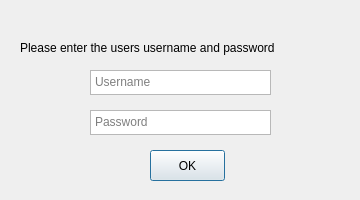
<?xml version="1.0" encoding="UTF-8"?>
<ui version="4.0">
 <class>AddUser</class>
 <widget class="QDialog" name="AddUser">
  <property name="geometry">
   <rect>
    <x>0</x>
    <y>0</y>
    <width>360</width>
    <height>200</height>
   </rect>
  </property>
  <property name="windowTitle">
   <string>Dialog</string>
  </property>
  <widget class="QPlainTextEdit" name="plainTextEdit_username">
   <property name="geometry">
    <rect>
     <x>90</x>
     <y>70</y>
     <width>181</width>
     <height>25</height>
    </rect>
   </property>
   <property name="verticalScrollBarPolicy">
    <enum>Qt::ScrollBarAlwaysOff</enum>
   </property>
   <property name="horizontalScrollBarPolicy">
    <enum>Qt::ScrollBarAlwaysOff</enum>
   </property>
   <property name="tabChangesFocus">
    <bool>true</bool>
   </property>
   <property name="lineWrapMode">
    <enum>QPlainTextEdit::NoWrap</enum>
   </property>
   <property name="centerOnScroll">
    <bool>true</bool>
   </property>
   <property name="placeholderText">
    <string>Username</string>
   </property>
  </widget>
  <widget class="QPlainTextEdit" name="plainTextEdit_password">
   <property name="geometry">
    <rect>
     <x>90</x>
     <y>110</y>
     <width>181</width>
     <height>25</height>
    </rect>
   </property>
   <property name="verticalScrollBarPolicy">
    <enum>Qt::ScrollBarAlwaysOff</enum>
   </property>
   <property name="horizontalScrollBarPolicy">
    <enum>Qt::ScrollBarAlwaysOff</enum>
   </property>
   <property name="tabChangesFocus">
    <bool>true</bool>
   </property>
   <property name="lineWrapMode">
    <enum>QPlainTextEdit::NoWrap</enum>
   </property>
   <property name="centerOnScroll">
    <bool>true</bool>
   </property>
   <property name="placeholderText">
    <string>Password</string>
   </property>
  </widget>
  <widget class="QLabel" name="label_username">
   <property name="geometry">
    <rect>
     <x>20</x>
     <y>40</y>
     <width>321</width>
     <height>16</height>
    </rect>
   </property>
   <property name="font">
    <font>
     <family>Ubuntu</family>
    </font>
   </property>
   <property name="text">
    <string>Please enter the users username and password</string>
   </property>
  </widget>
  <widget class="QPushButton" name="pushButton_ok">
   <property name="geometry">
    <rect>
     <x>150</x>
     <y>150</y>
     <width>75</width>
     <height>31</height>
    </rect>
   </property>
   <property name="text">
    <string>OK</string>
   </property>
  </widget>
 </widget>
 <resources/>
 <connections/>
</ui>
